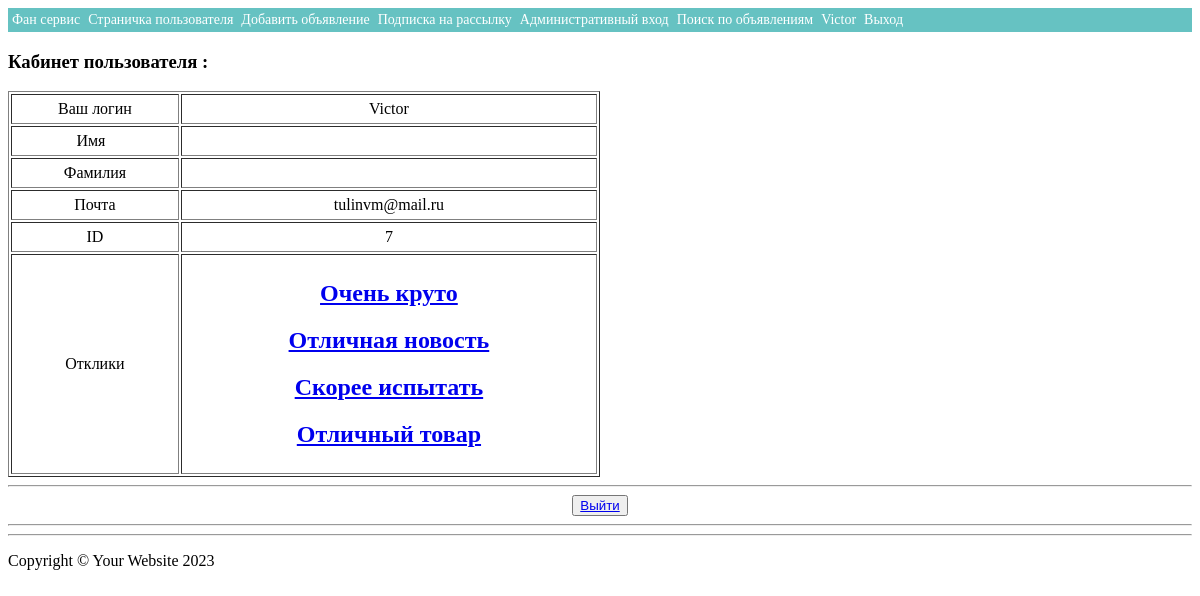
Page /mypage/ (signed in) on the earlier database version.
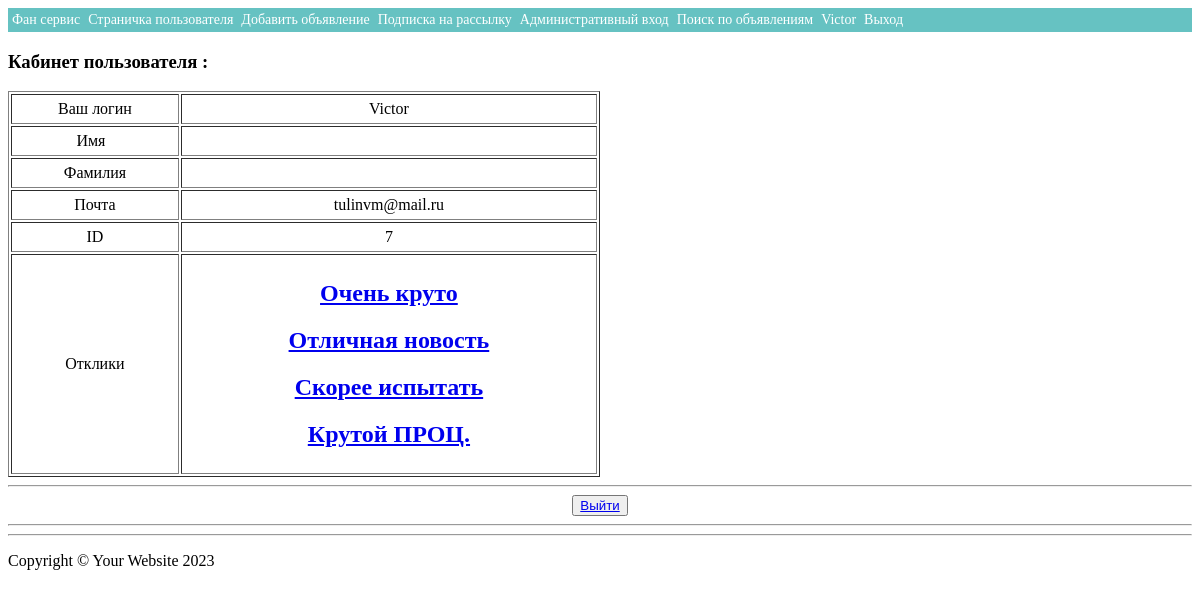
Same page on the later database version.
### bulletin/models.py (models this page shows, shortened)
class Reviews(models.Model):
    declaration = models.ForeignKey(Declaration, verbose_name='объявление', related_name='review_declaration',
                                    on_delete=models.CASCADE, null=True)
    commentator = models.ForeignKey(AUTH_USER_MODEL, verbose_name='комментатор', on_delete=models.CASCADE)
    review = models.TextField('Отклик', max_length=3000)
    review_date = models.DateTimeField(auto_now_add=True)
    def __str__(self):
        return self.review
    class Meta:
        verbose_name = "Отклик"
        verbose_name_plural = "Отклики"

### users/views.py (the view, shortened to what this page needs)
# urls.py: path('', UserPage.as_view(), name='mypage')
class UserPage(LoginRequiredMixin, ListView):
    model = CustomUser
    context_object_name = 'profile'
    template_name = 'mypage.html'
    login_url = '/accounts/login/'
    def get_context_data(self, **kwargs):
        context = super().get_context_data(**kwargs)
        context['user'] = CustomUser.objects.get(username=self.request.user)
        my_posts = Declaration.objects.filter(user=self.request.user)
        context['reviews'] = []
        for post in my_posts:
            context['reviews'].append(Reviews.objects.filter(declaration=post.id))
        return context

### templates/mypage.html (shortened to what this page needs)
{% extends 'base.html' %}
{% block title2 %}
<h3>Кабинет пользователя : {{user.first_name}}</h3>
{% endblock title2 %}
{% block content %}
<div style="text-align: center;margin-top:15px;">
    <table border="1" width="50%" cellpadding="5">
        <tr>
            <td>Ваш логин</td>
            <td>{{user.username}}</td>
        </tr>
        <tr>
            <td>Имя &nbsp;</td>
            <td>{{user.first_name}}</td>
        </tr>
        <tr>
            <td>Фамилия</td>
            <td>{{user.last_name}}</td>
        </tr>
        <tr>
            <td>Почта</td>
            <td>{{user.email}}</td>
        </tr>
        <tr>
            <td>ID</td>
            <td>{{user.id}}</td>
        </tr>
        <tr>
            <td>Отклики</td>
            <td>
                {% for rew in reviews %}
                  {% for re in rew %}
                <a href="{{re.id}}">
                  <h2 class="post-title">
                     {{re}}
                  </h2>
                </a>
                  {% endfor %}
                {% endfor %}
            </td>
        </tr>
    </table>
    <hr>
    <button> <a href="/accounts/logout/">Выйти</a> </button>
</div>
{% endblock content %}

Differences in the rows shown:
removed Reviews: review "Отличный товар"
added Reviews: review "Крутой ПРОЦ."
